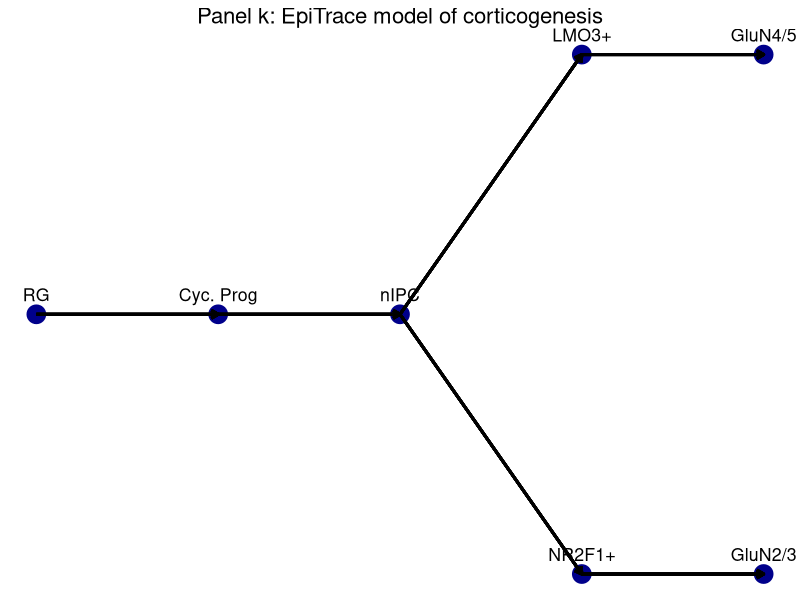

Source code (R):
library(ggplot2)
library(grid)

modeldata <- data.frame(
  stage = c("RG", "Cyc. Prog", "nIPC", "LMO3+", "NR2F1+", "GluN4/5", "GluN2/3"),
  x = c(1, 2, 3, 4, 4, 5, 5),
  y = c(1, 1, 1, 1.3, 0.7, 1.3, 0.7)
)

p_k <- ggplot(modeldata, aes(x = x, y = y, label = stage)) +
  geom_point(size = 6, color = "darkblue") +
  geom_text(vjust = -1, size = 4.5) +
  geom_segment(aes(x = 1, y = 1, xend = 2, yend = 1),
               arrow = arrow(length = unit(0.2, "cm")), linewidth = 1) +
  geom_segment(aes(x = 2, y = 1, xend = 3, yend = 1),
               arrow = arrow(length = unit(0.2, "cm")), linewidth = 1) +
  geom_segment(aes(x = 3, y = 1, xend = 4, yend = 1.3),
               arrow = arrow(length = unit(0.2, "cm")), linewidth = 1) +
  geom_segment(aes(x = 3, y = 1, xend = 4, yend = 0.7),
               arrow = arrow(length = unit(0.2, "cm")), linewidth = 1) +
  geom_segment(aes(x = 4, y = 1.3, xend = 5, yend = 1.3),
               arrow = arrow(length = unit(0.2, "cm")), linewidth = 1) +
  geom_segment(aes(x = 4, y = 0.7, xend = 5, yend = 0.7),
               arrow = arrow(length = unit(0.2, "cm")), linewidth = 1) +
  theme_void() +
  labs(title = "Panel k: EpiTrace model of corticogenesis") +
  theme(plot.title = element_text(hjust = 0.5, size = 16))

ggsave("/projectnb/ds596/projects/Team 3/multiome/panel_k.png", p_k, width = 10, height = 6, dpi = 400)
